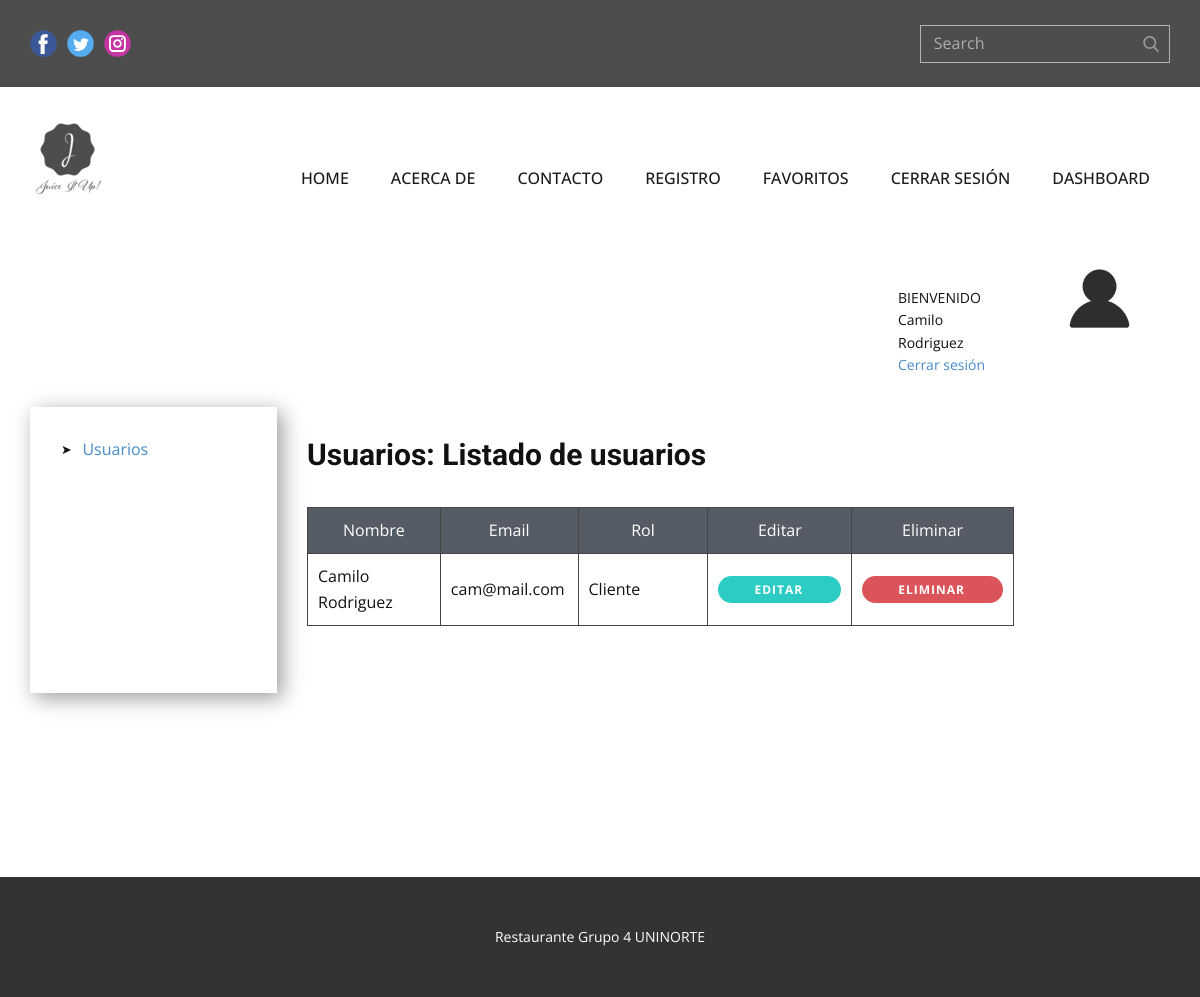
The page /usuarios (signed in) on the database its author committed.
### tables this page shows
CREATE TABLE usuarios (id INTEGER PRIMARY KEY AUTOINCREMENT NOT NULL, nombre VARCHAR (100) NOT NULL, apellido VARCHAR, email VARCHAR NOT NULL, telefono VARCHAR NOT NULL, direccion VARCHAR NOT NULL, password VARCHAR NOT NULL, superAdmin BOOLEAN DEFAULT (0), admin BOOLEAN DEFAULT (0), usuarioFinal BOOLEAN DEFAULT (1), estado BOOLEAN DEFAULT (1), created_by DATE, updated_by DATE);

### app.py (the view)
@app.route('/usuarios', methods=["GET", "POST"])
def getUsuarios():
    if session:
        if request.method == 'GET':
            if session["super"] == 1 or session["admin"] == 1:
                usuario_list = usuario_controller.get_usuarios()
            else:
                id = session["id"]
                usuario_list = usuario_controller.get_usuario(id)
            return render_template('usuarios_list.html', usuario_list=usuario_list)
    return redirect(url_for("login"))

### db.py (called while the page is built)
def sqlconnection():
    conn = sqlite3.connect(database)
    return conn

### usuario_controller.py (called while the page is built)
def get_usuario(id):
    db = sqlconnection()
    db.row_factory=sqlite3.Row
    cursor = db.cursor()
    statement = "SELECT * FROM usuarios WHERE id = ?;"
    cursor.execute(statement, [id])
    return cursor

### templates/usuarios_list.html (shortened to what this page needs)
{% extends "index.html" %}
{% block style %}
    <link rel="stylesheet" href="../static/style/usuarios_list.css" media="screen">
{% endblock style %}
{% block content %}
    <section class="u-clearfix u-section-1" id="sec-fe1f">
      <div class="u-align-left u-clearfix u-sheet u-valign-top u-sheet-1">
        <div class="u-clearfix u-expanded-width u-layout-wrap u-layout-wrap-1">
          <div class="u-layout">
            <div class="u-layout-col">
              <div class="u-size-30">
                <div class="u-layout-col">
                  <div class="u-container-style u-layout-cell u-size-60 u-layout-cell-1">
                    <div class="u-container-layout u-valign-top u-container-layout-1">
                      <div class="u-image u-image-circle u-preserve-proportions u-image-1" alt="" data-image-width="512" data-image-height="512"></div>
                      <p class="u-small-text u-text u-text-variant u-text-1">BIENVENIDO</p>
                      <p class="u-small-text u-text u-text-variant u-text-2">{{session["nombre"]}}</p>
                      <p class="u-small-text u-text u-text-variant u-text-2"><a href="{{ url_for('index') }}">Cerrar sesión</a></p>
                    </div>
                  </div>
                </div>
              </div>
              <div class="u-size-30">
                <div class="u-layout-row">
                  <div class="u-container-style u-layout-cell u-size-13 u-layout-cell-2">
                    <div class="u-container-layout u-container-layout-2">
                      <ul class="u-custom-list u-text u-text-default u-text-3">
                        <li>
                          <div class="u-list-icon">
                            <div xmlns="http://www.w3.org/2000/svg" xmlns:xlink="http://www.w3.org/1999/xlink" version="1.1" xml:space="preserve" class="u-svg-content">➤</div>
                          </div>
                          <a href="{{ url_for('getUsuarios') }}"> Usuarios </a>
                        </li>
                      </ul>
                    </div>
                  </div>
                  <div class="u-container-style u-layout-cell u-size-47 u-layout-cell-3">
                    <div class="u-container-layout u-valign-top u-container-layout-3">
                      <h3 class="u-text u-text-default u-text-4">Usuarios: Listado de usuarios</h3>
                      <div class="u-expanded-width u-table u-table-responsive u-table-1">
                        <table class="u-table-entity">
                          <colgroup>
                            <col width="16.6%">
                            <col width="16.6%">
                            <col width="16.6%">
                            <col width="17%">
                            <col width="15.9%">
                            <col width="17.3%">
                          </colgroup>
                          <thead class="u-align-center u-palette-5-dark-2 u-table-header u-table-header-1">
                            <tr style="height: 27px;">
                              <th class="u-border-1 u-border-grey-dark-1 u-table-cell">Nombre</th>
                              <th class="u-border-1 u-border-grey-dark-1 u-table-cell">Email</th>
                              <th class="u-border-1 u-border-grey-dark-1 u-table-cell">Rol</th>
                              <th class="u-border-1 u-border-grey-dark-1 u-table-cell">Editar</th>
                              <th class="u-border-1 u-border-grey-dark-1 u-table-cell">Eliminar</th>
                            </tr>
                          </thead>
                          <tbody class="u-table-body">
                            {% for user in usuario_list %}
                            <tr style="height: 46px;">
                              <td class="u-border-1 u-border-grey-dark-1 u-table-cell">{{ user["nombre"] }} {{ user["apellido"] }}</td>
                              <td class="u-border-1 u-border-grey-dark-1 u-table-cell">{{ user["email"] }}</td>
                              <td class="u-border-1 u-border-grey-dark-1 u-table-cell">
                                {% if (user["usuarioFinal"] == 1) %}
                                Cliente
                                {% endif %}
                              </td>
                              <td class="u-border-1 u-border-grey-dark-1 u-table-cell">
                                <a class="u-border-none u-btn u-btn-round u-button-style u-hover-palette-1-dark-1 u-palette-4-dark-1 u-radius-24 u-btn-1" href="{{ url_for('update_user',id= user["id"]) }}">Editar</a>
                              </td>
                              <td class="u-border-1 u-border-grey-dark-1 u-table-cell">
                                <a class="u-border-none u-btn u-btn-round u-button-style u-hover-palette-1-dark-1 u-palette-2-base u-radius-20 u-btn-1" href="{{ url_for('eliminarUsuario', id= user["id"]) }}">Eliminar</a>
                              </td>
                            </tr>
                            {% endfor %}
                          </tbody>
                        </table>
                      </div>
                    </div>
                  </div>
                </div>
              </div>
            </div>
          </div>
        </div>
      </div>
    </section>
{% endblock content %}

### static/style/usuarios_list.css (style rules this page uses)
.u-section-1 .u-sheet-1 { min-height: 649px; }
.u-section-1 .u-layout-wrap-1 { margin-top: 0; margin-bottom: 60px; }
.u-section-1 .u-layout-cell-1 { min-height: 130px; }
.u-section-1 .u-container-layout-1 { padding: 30px; }
.u-section-1 .u-image-1 { width: 81px; height: 81px; background-image: url("../images/avatar.png"); background-position: 50% 50%; margin: 0 0 0 auto; }
.u-section-1 .u-text-1 { margin: -52px 133px 0 838px; }
.u-section-1 .u-text-2 { margin: 0 133px 0 838px; }
.u-section-1 .u-layout-cell-2 { min-height: 200px; }
.u-section-1 .u-container-layout-2 { box-shadow: 5px 5px 20px 0 rgba(0,0,0,0.4); padding: 30px; }
.u-section-1 .u-text-3 { margin-bottom: 0; margin-top: 0; }
.u-section-1 .u-layout-cell-3 { min-height: 286px; }
.u-section-1 .u-container-layout-3 { padding: 30px; }
.u-section-1 .u-text-4 { font-weight: 700; margin: 0 auto 0 0; }
.u-section-1 .u-table-1 { margin-bottom: 0; margin-top: 34px; }
.u-section-1 .u-table-header-1 { background-image: none; }
.u-section-1 .u-btn-1 { border-style: none; font-weight: 700; text-transform: uppercase; letter-spacing: 1px; background-image: none; font-size: 0.75rem; padding: 4px 38px 4px 36px; }

### rows shown on the page
usuarios: nombre "Camilo", apellido "Rodriguez", email "cam@mail.com", usuarioFinal "Cliente"

### other values the page prints
{{ session["nombre"] }} "Camilo Rodriguez"
